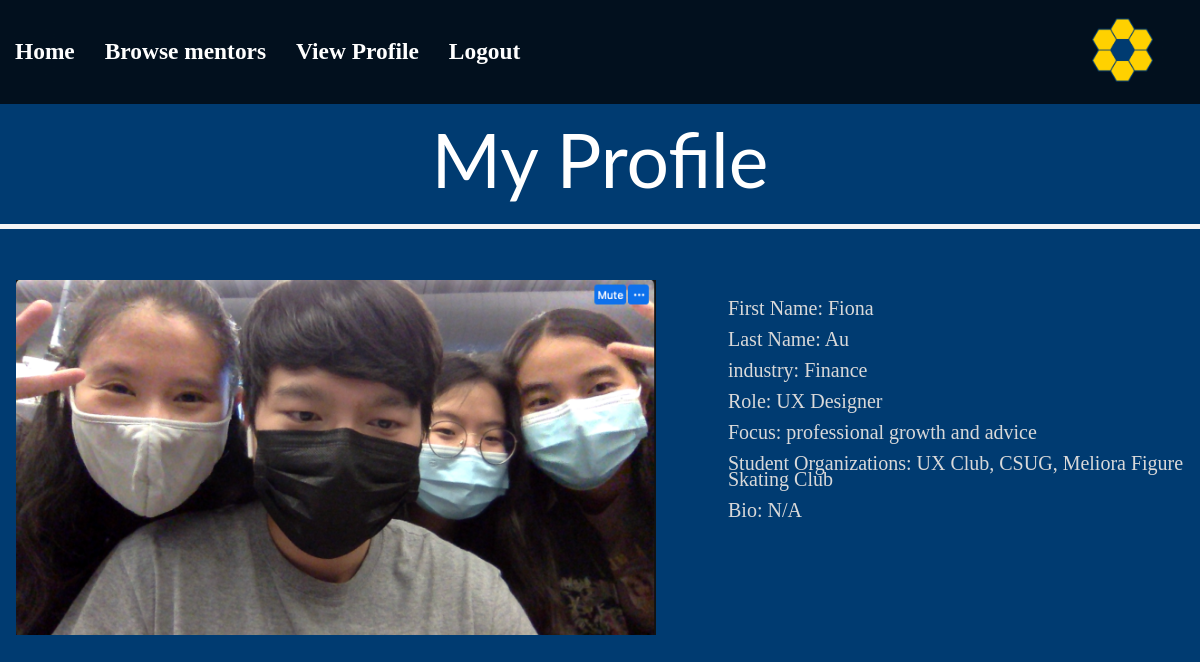
Screenshot of /profile (signed in) with the database file from the repository.
### App.py (models this page shows, shortened)
class User(UserMixin, db.Model):
    __tablename__ = "users"
    id = db.Column(db.Integer, primary_key = True)
    netid = db.Column(db.String(64), unique = True, index = True)
    password_hash = db.Column(db.String(128))
    firstname = db.Column(db.String(64), index = True)
    lastname = db.Column(db.String(64), index = True)
    email = db.Column(db.String(64), index = True)
    isMentor  = db.Column(db.Boolean)
    pfp = db.Column(db.String(64), index = True)
    description = db.relationship('Description')
    profile = db.relationship('Profile')
    @property
    def password(self):
        raise AttributeError("password is not a readable attribute")

class Profile(db.Model):
    __tablename__ = "profile"
    id = db.Column(db.Integer, primary_key=True)
    industry = db.Column(db.String(64), index=True)
    role = db.Column(db.String(64), index=True)
    subject = db.Column(db.String(64), index=True)
    organizations = db.Column(db.String(64), index=True)
    bio = db.Column(db.Text(), index=True)
    user_id = db.Column(db.Integer, db.ForeignKey('users.id'))
    user = db.relationship("User", backref=backref("user_profile", uselist=False))

### App.py (the view)
@app.route("/profile",methods=["GET"])
@login_required
def profile():
    user = current_user
    return render_template("profile.html", user=user)

### App.py (called while the page is built)
@login_manager.user_loader
def load_user(user_id):
    return User.query.get(int(user_id))

### templates/profile.html (shortened to what this page needs)
{% extends "base_login.html" %}
        {% block body %}
            <h1 style="
            font-family: 'Lato';
            font-style: normal;
            font-weight: 400;
            font-size: 75px;
            line-height: 90px;
            text-align: center;
            padding-top: 4rem;
            border-bottom: 5px solid #F5F5F5">
            My Profile</h1>
            <div style="display: flex; justify-content: flex-start; flex-direction: row; padding-left: 1rem;">
                <img src="static/images/{{user.pfp}}" alt="picture of {{user.firstname}} {{user.lastname}}" style = "display: flex; flex-direction:column; width: 40rem">
                <p style= "display: flex; flex-wrap: wrap; flex-direction: column; justify-content: flex-start;">
                    <span>First Name: {{user.firstname}}</span>
                    <span>Last Name: {{user.lastname}}</span>
                    <span>industry: {{user.user_profile.industry}}</span>
                    <span>Role: {{user.user_profile.role}}</span>
                    <span>Focus: {{user.user_profile.subject}}</span>
                    <span>Student Organizations: {{user.user_profile.organizations}}</span>
                    <span>Bio: {{user.user_profile.bio}}</span>
                </p>
            </div>
        {% endblock %}

### templates/base_login.html (shortened to what this page needs)
<!doctype html>
<html lang="en">
<head>
    <link rel="stylesheet" href="{{ url_for('static', filename='css/style.css') }}">
</head>
<body>
    <ul class="navbar">
        <li class="nav"> <h3> <a href="{{url_for('home')}}">Home</a> </h3> </li>
        <li class="nav"> <h3> <a href="{{url_for('mentors')}}">Browse mentors</a> </h3> </li>
        <li class="nav"> <h3> <a href="{{url_for('profile')}}">View Profile</a> </h3></li>
        <li class="nav"> <h3> <a href="{{url_for('logout')}}">Logout</a> </h3> </li>
        <li class=""> <a href="{{url_for('home')}}"><img src="/static/images/DandyHive.png" alt="Logo" style ="float: right; height:4rem; padding-right:2rem; padding-top:3px"></a></li>
    </ul>
	{% block body %}
    {% endblock %}
</body>
</html>

### static/css/style.css (style rules this page uses)
body { background-color: #003b71; color: white; font-size: 20px; margin:0px; }
h1 { padding-bottom: 20px; }
ul { list-style-type: none; }
.nav { float: left; }
li a { color: white; display: block; text-align: center; padding: 15px 15px; text-decoration: none; }
.navbar { list-style-type: none; margin: 0; padding: 0; overflow: hidden; background-color: #333; background: rgba(3,3,3,.75); backdrop-filter: blur(25px); position: fixed; top:0; width: 100%; }

### templates/profile.html (style rules this page uses)
p { padding-left: 4rem; }
span { color: #D9D9D9; padding-left: 0.5rem; line-height: 1rem; padding-bottom: 15px; }

### rows the page displays
User: pfp (picture), firstname "Fiona", lastname "Au"
Profile: user_profile.industry "Finance", user_profile.role "UX Designer", user_profile.subject "professional growth and advice", user_profile.organizations "UX Club, CSUG, Meliora Figure Skating Club", user_profile.bio "N/A"
